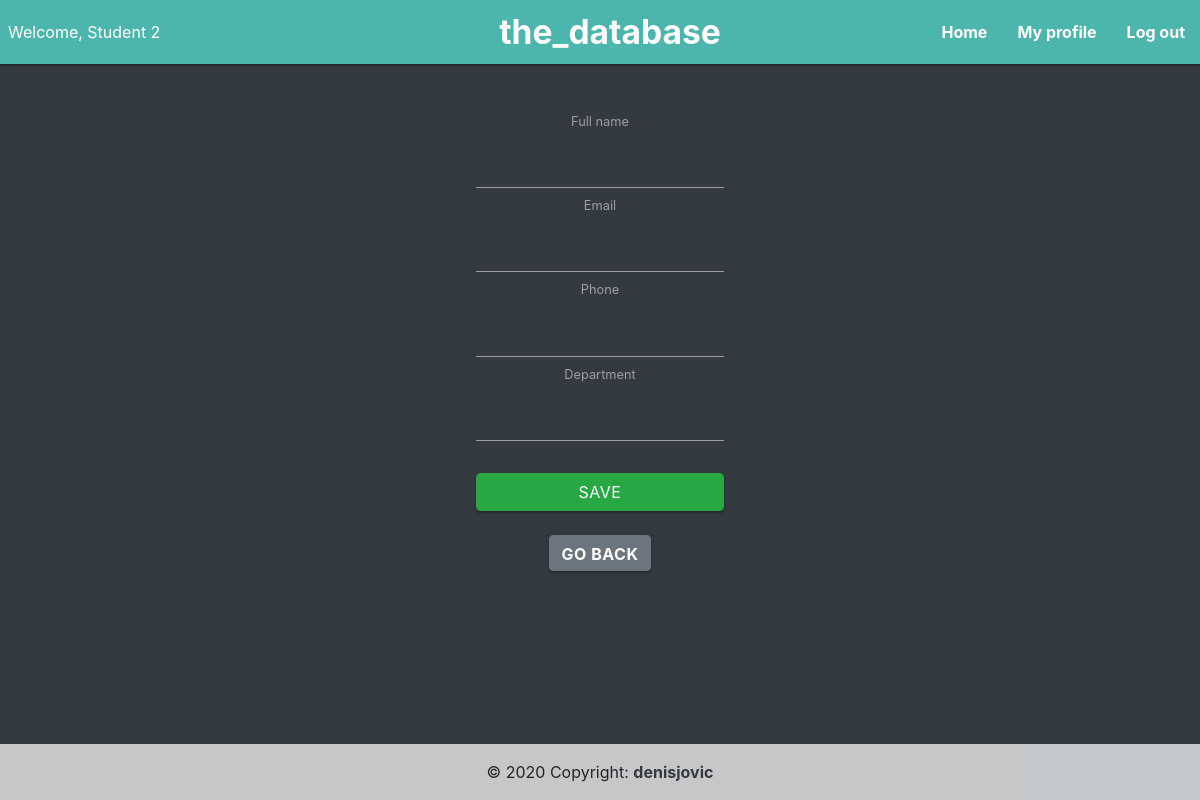
/edit/5 (signed in), run on an earlier commit of the app's database.
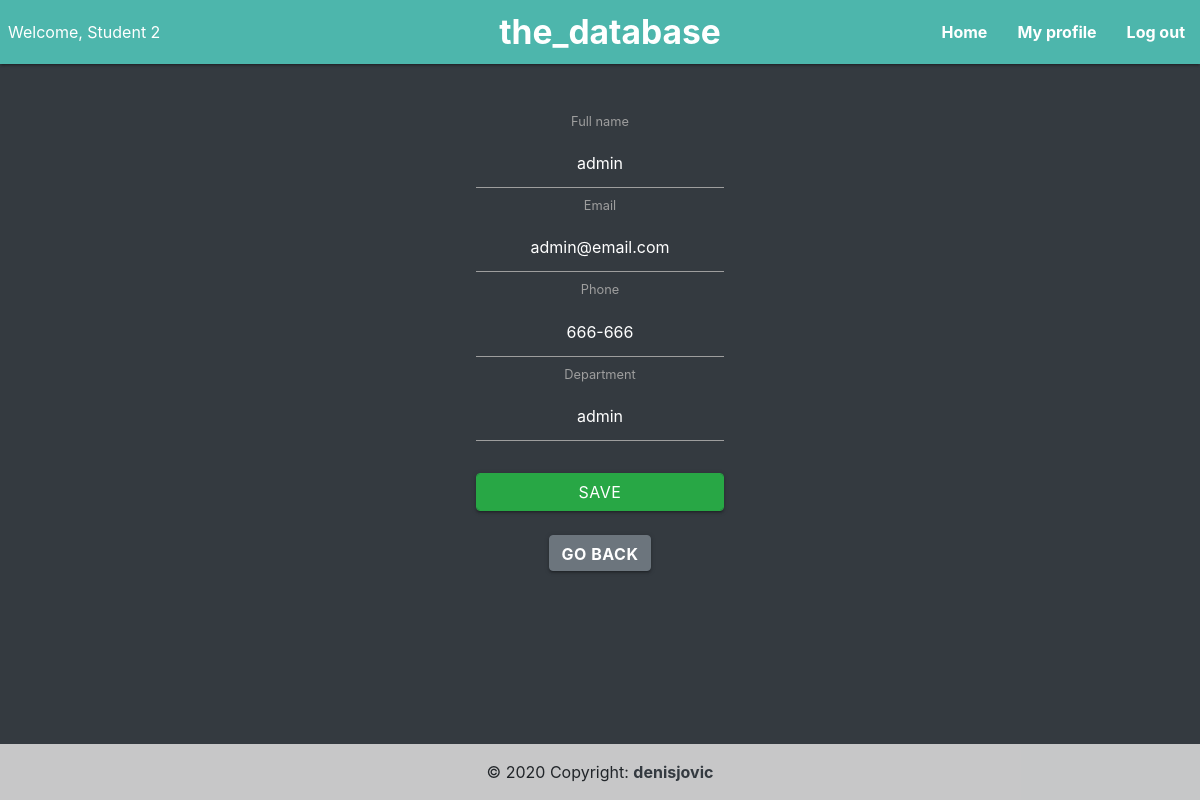
And on a later commit of the database.
### students_db/models.py (models this page shows, shortened)
class User(UserMixin, db.Model):
    id = db.Column(db.Integer(), primary_key=True)
    name = db.Column(db.String(30), nullable=False, unique=True)
    email = db.Column(db.String(40), nullable=False, unique=True)
    password_hash = db.Column(db.String(80), nullable=False, unique=True)
    department = db.Column(db.String(40), nullable=False)
    phone = db.Column(db.String(30))
    is_admin = db.Column(db.Boolean, default=False, nullable=False)

### students_db/routes.py (the view)
@app.route('/edit/<int:id>', methods=["GET", "POST"])
def edit(id):
    user_to_update = User.query.get(id)
    form = AddStudent(obj=user_to_update)
    if request.method == 'POST':
        form.populate_obj(user_to_update)
        db.session.commit()
        flash('User data updated!', category='success')
        return redirect(url_for('dashboard'))
    return render_template('profile.html', profile=user_to_update, form=form)

### students_db/forms.py
class AddStudent(FlaskForm):
    name = StringField(label='Full name', validators=[Length(min=3, max=20), DataRequired()])
    email = StringField(label='Email', validators=[Email(), DataRequired()])
    phone = StringField(label='Phone', validators=[Length(min=6, max=9), DataRequired()])
    department = StringField(label='Department', validators=[Length(min=3, max=30), DataRequired()])
    password = PasswordField(label='Password', validators=[Length(min=5), DataRequired()])
    submit_data = SubmitField(label='Add student')

### students_db/models.py (called while the page is built)
@login.user_loader
def load_user(id):
    return User.query.get(int(id))

### students_db/templates/profile.html (shortened to what this page needs)
{% extends "layout.html" %}
{% block content %}
<div class="container text-center mt-5">
<form action="/edit/{{ profile.id }}" method="POST" class="form-register">
  {{ form.name.label() }}
  {{ form.name(class="form-control text-white text-center") }}
  {{ form.email.label() }}
  {{ form.email(class="form-control text-white text-center") }}
  {{ form.phone.label() }}
  {{ form.phone(class="form-control text-white text-center") }}
  {{ form.department.label() }}
  {{ form.department(class="form-control text-white text-center") }}
  {{ form.submit_data(class="mt-4 form-control btn btn-large btn-success", value="Save") }}
    <button class="btn btn-secondary mt-4"><a href="{{ url_for('dashboard') }}">Go back</a></button>
</form>
</div>
{% endblock %}

What changed in the data, as far as the page shows it:
added User: name "admin", email "admin@email.com", phone "666-666", department "admin"
